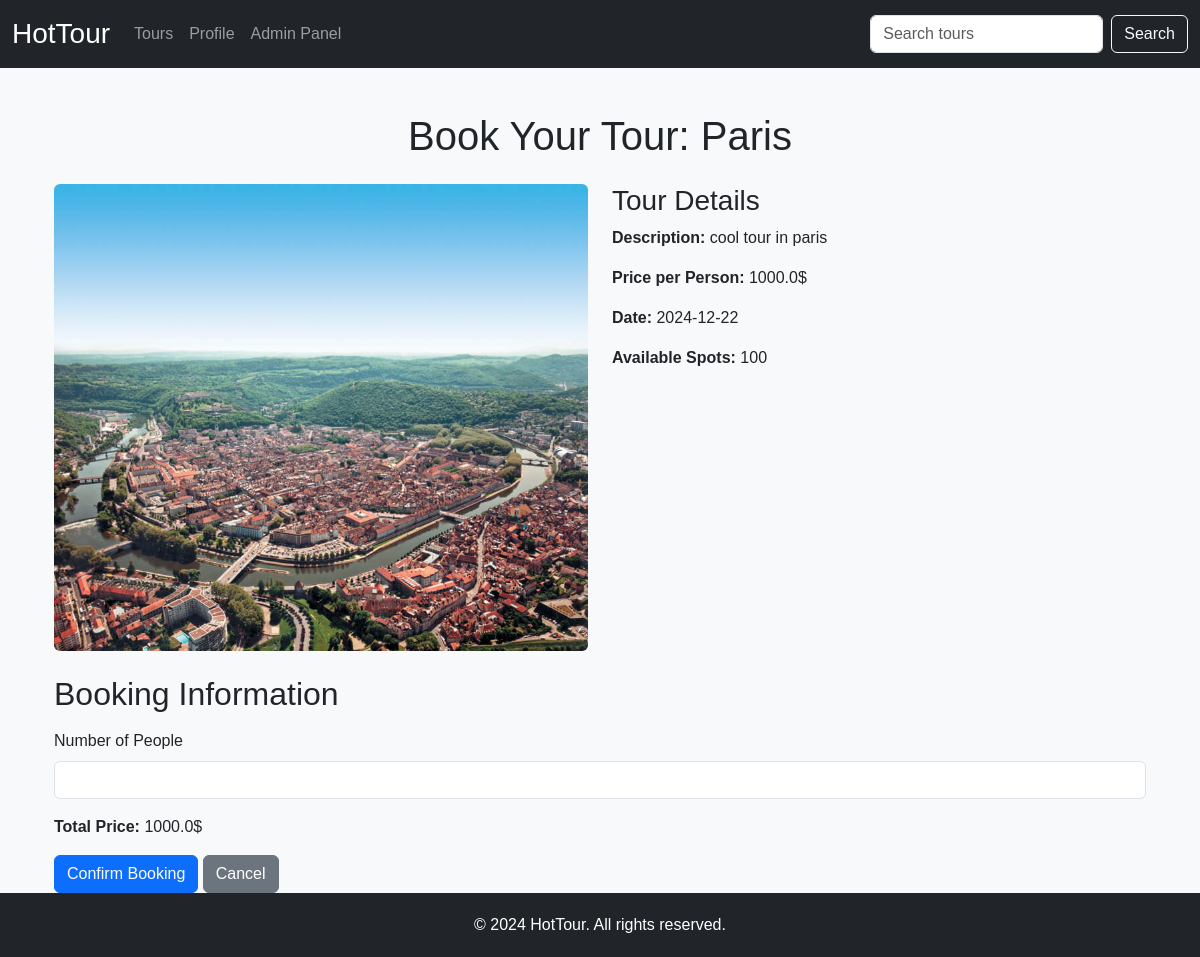
The page /book_tour/1 (signed in) on the database as committed earlier.
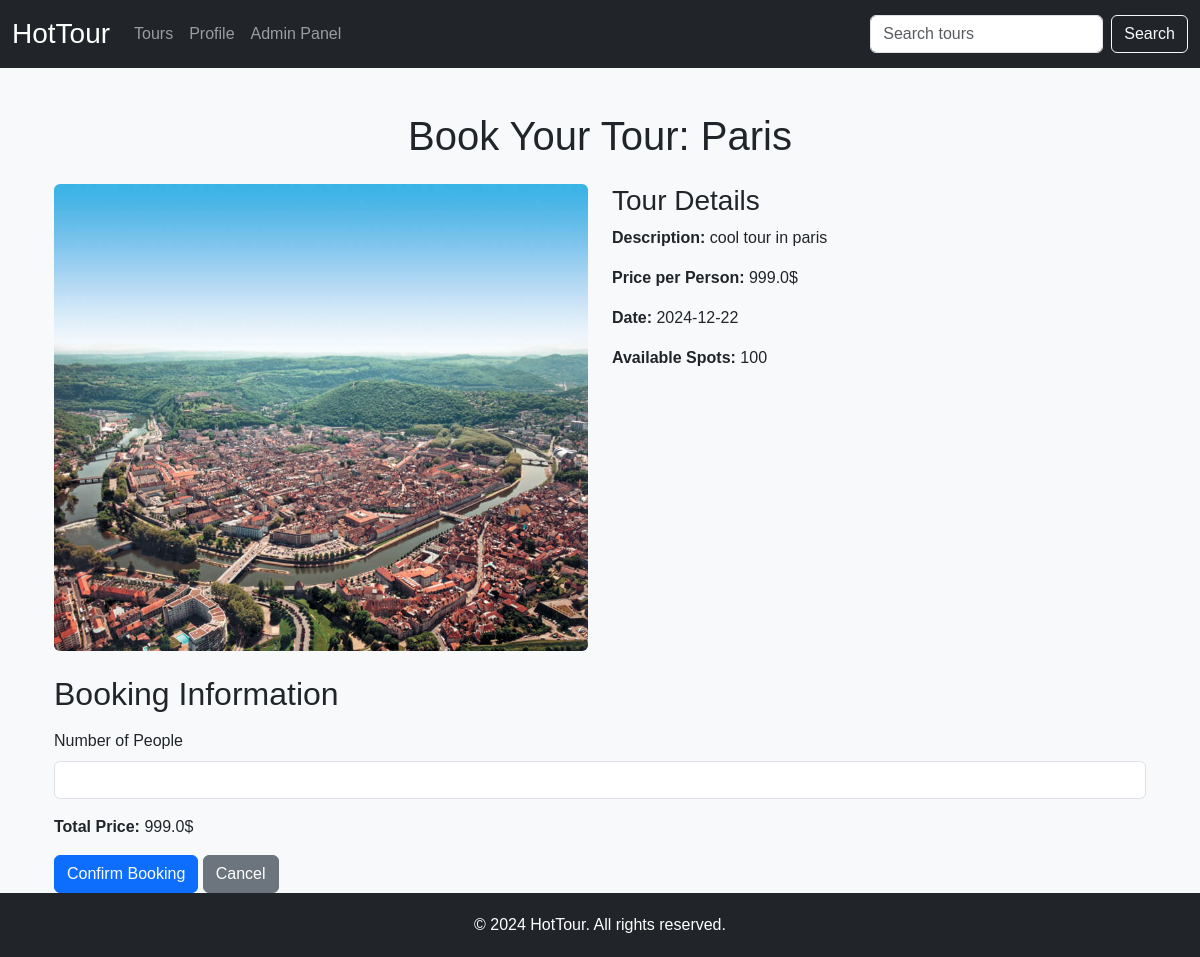
The same page on the database as committed later.
### app/db.py (models this page shows)
class Tour(db.Model):
    id = db.Column(db.Integer, primary_key=True)
    creation_time = db.Column(db.DateTime, default=datetime.utcnow)
    name = db.Column(db.String(100), nullable=False)
    image_path = db.Column(db.String(100), nullable=False)
    description = db.Column(db.Text, nullable=False)
    price_per_person = db.Column(db.Float, nullable=False)
    date = db.Column(db.Date, nullable=False)
    available_spots = db.Column(db.Integer, nullable=False)

### app/views.py (the view, shortened to what this page needs)
@app.route('/book_tour/<int:id>', methods=['GET', 'POST'])
@login_required
def book_tour(id):
    tour = Tour.query.get_or_404(id)
    return render_template('book_tour.html', tour=tour)

### app/views.py (called while the page is built)
@login.user_loader
def load_user(user_id):
    return User.query.get(int(user_id))

@app.context_processor
def context_processor():
    return dict(is_admin=is_admin)

def is_admin(user_id):
    admin_ids = [1]
    return user_id in admin_ids

### app/templates/book_tour.html (shortened to what this page needs)
{% extends "base.html" %}
{% block content %}
<div class="container mt-4">
  <h1 class="text-center mb-4">Book Your Tour: {{ tour.name }}</h1>
  <div class="row">
    <div class="col-md-6">
      <img src="{{ url_for('static', filename=tour.image_path) }}" class="img-fluid rounded" alt="{{ tour.name }}">
    </div>
    <div class="col-md-6">
      <h3>Tour Details</h3>
      <p><strong>Description:</strong> {{ tour.description }}</p>
      <p><strong>Price per Person:</strong> {{ tour.price_per_person }}$</p>
      <p><strong>Date:</strong> {{ tour.date }}</p>
      <p><strong>Available Spots:</strong> {{ tour.available_spots }}</p>
    </div>
  </div>
  <h2 class="mt-4">Booking Information</h2>
  <form method="POST" class="mt-3">
    <div class="mb-3">
      <label for="num_people" class="form-label">Number of People</label>
      <input type="number" class="form-control" id="num_people" name="num_people" min="1" max="{{ tour.available_spots }}" required onchange="updatePrice()">
    </div>
    <p><strong>Total Price:</strong> <span id="total_price">{{ tour.price_per_person }}$</span></p>
    <button type="submit" class="btn btn-primary">Confirm Booking</button>
    <a href="{{ url_for('tours') }}" class="btn btn-secondary">Cancel</a>
  </form>
</div>
{% endblock %}

Rows that differ between the two databases and show on the page:
changed Tour "Paris": price_per_person "1000.0" → "999.0"
